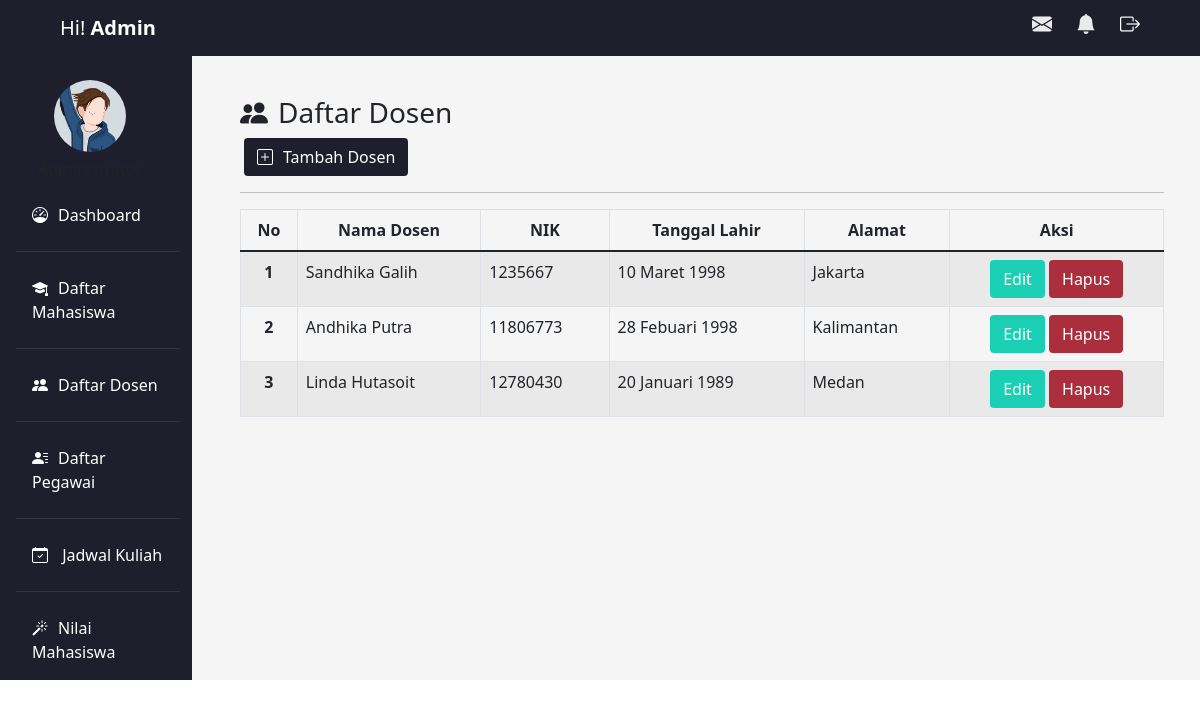
Screenshot of /dosen.php with the database file from the repository.
### tables this page shows
CREATE TABLE `dosen` (
  `id` int(11) NOT NULL,
  `nama` varchar(100) NOT NULL,
  `nik` char(10) NOT NULL,
  `lahir` varchar(20) NOT NULL,
  `alamat` varchar(100) NOT NULL
);

### dosen.php (the view, shortened to what this page needs)
<!DOCTYPE html>
<html lang="en">
  <head>
    <link href="https://cdn.jsdelivr.net/npm/bootstrap@5.1.3/dist/css/bootstrap.min.css" rel="stylesheet" />
    <link rel="stylesheet" href="style.css" />
    <link rel="stylesheet" href="https://cdn.jsdelivr.net/npm/bootstrap-icons@1.10.2/font/bootstrap-icons.css" />
    <link rel="stylesheet" href="https://unpkg.com/aos@next/dist/aos.css" />
  </head>
  <body>
    <nav class="navbar navbar-light fixed-top">
      <div class="container-fluid">
        <a class="navbar-brand ms-5 text-white">Hi! <strong>Admin</strong></a>
        <div class="icon d-flex">
          <h5 class="ps-4"><i class="bi bi-envelope-fill" data-bs-toggle="tooltip" title="Surat Masuk"></i></h5>
          <h5 class="ps-4"><i class="bi bi-bell-fill" data-bs-toggle="tooltip" title="Notifikasi"></i></h5>
          <h5 class="ps-4 pe-5"> <a href="index.php"><i class="bi bi-box-arrow-right text-white" onclick="return confirm('Anda yakin keluar?');" data-bs-toggle="tooltip" title="Sign Out"></i></a></h5>
        </div>
      </div>
    </nav>
    <div id="sidebar" class="row mt-5">
      <div class="col-md-2 mt-2 pt-4 side-bar">
        <div class="profile text-center mb-3">
          <img src="img/profil.png" alt="admin" class="rounded-circle" width="40%" />
          <h5 class="fs-6 mt-2">Administrator</h5>
        </div>
        <ul class="nav flex-column ms-3 mb-2">
          <li class="nav-item">
            <a class="nav-link active" aria-current="page" href="dashboard.php"><i class="bi bi-speedometer"></i>Dashboard</a>
            <hr class="bg-secondary" />
          </li>
          <li class="nav-item">
            <a class="nav-link" href="mahasiswa.php"><i class="bi bi-mortarboard-fill"></i>Daftar Mahasiswa</a>
            <hr class="bg-secondary" />
          </li>
          <li class="nav-item">
            <a class="nav-link" href="dosen.php"><i class="bi bi-people-fill"></i>Daftar Dosen</a>
            <hr class="bg-secondary" />
          </li>
          <li class="nav-item">
            <a class="nav-link" href="pegawai.php"><i class="bi bi-person-lines-fill"></i>Daftar Pegawai</a>
            <hr class="bg-secondary" />
          </li>
          <li class="nav-item">
            <a class="nav-link" href="jadwal.php"><i class="bi bi-calendar-check"></i> Jadwal Kuliah</a>
            <hr class="bg-secondary" />
          </li>
          <li class="nav-item">
            <a class="nav-link" href="nilai.php"><i class="bi bi-magic"></i>Nilai Mahasiswa</a>
          </li>
        </ul>
      </div>
      <div id="mainbar" class="col-md-10 p-5 main-content">
        <div class="row">
        <div class="col-md-8">
        <h3 data-aos="fade-in" data-aos-duration="2000"><i class="bi bi-people-fill"></i>Daftar Dosen</h3>
        </div>
        <div class="col-md-4 ms-1" >
        <a href="createdosen.php" class="btn btn-detail ms-auto" data-aos="fade-in" data-aos-duration="2000"><i class="bi bi-plus-square"></i>Tambah Dosen</a>
        </div>
        </div>
        <hr />
        <table class="table table-striped table-bordered" data-aos="fade-up" data-aos-duration="1000">
          <thead>
            <tr class="text-center">
              <th scope="col">No</th>
              <th scope="col">Nama Dosen</th>
              <th scope="col">NIK</th>
              <th scope="col">Tanggal Lahir</th>
              <th scope="col">Alamat</th>
              <th class="text-center" colspan="2" scope="col">Aksi</th>
            </tr>
          </thead>
          <tbody>
          <?php
							include('koneksi.php');
							$datas = mysqli_query($koneksi, "select * from dosen") or die(mysqli_error($koneksi));
							$no = 1;
							while($row = mysqli_fetch_assoc($datas)) {
						?>
            <tr>
              <th class="text-center" scope="row"><?= $no; ?></th>
              <td><?= $row['nama'];  ?></td>
              <td><?= $row['nik']; ?></td>
              <td><?= $row['lahir']; ?></td>
              <td><?= $row['alamat']; ?></td>
              <td class="text-center">
                <a href="updatedosen.php?id=<?= $row['id']; ?>" class="btn btn-edit">Edit</a>
                <a href="deletedosen.php?id=<?= $row['id']; ?>" class="btn btn-hapus" onclick="return confirm('Hapus Data?');">Hapus</a>
              </td>
            </tr>
            <?php $no++; } ?>
          </tbody>
        </table>
      </div>
    </div>
  </body>
</html>

### style.css (style rules this page uses)
.navbar { background-color: #1e1e2c; }
.navbar h5 { color: #eaeaea; }
#sidebar a { color: white; }
#sidebar i { margin-right: 10px; }
#sidebar .side-bar { background-color: #1e1e2c; }
#sidebar .main-content { background-color: whitesmoke; }
#mainbar a { text-decoration: none; color: white; }
#mainbar .btn-detail { background-color: #1e1e2c; }
#mainbar .btn-edit { background-color: #1bcfb4; }
#mainbar .btn-hapus { background-color: #ab2e3c; }

### rows the page displays
dosen: nama "Sandhika Galih", nik "1235667", lahir "10 Maret 1998", alamat "Jakarta"
dosen: nama "Andhika Putra", nik "11806773", lahir "28 Febuari 1998", alamat "Kalimantan"
dosen: nama "Linda Hutasoit", nik "12780430", lahir "20 Januari 1989", alamat "Medan"
